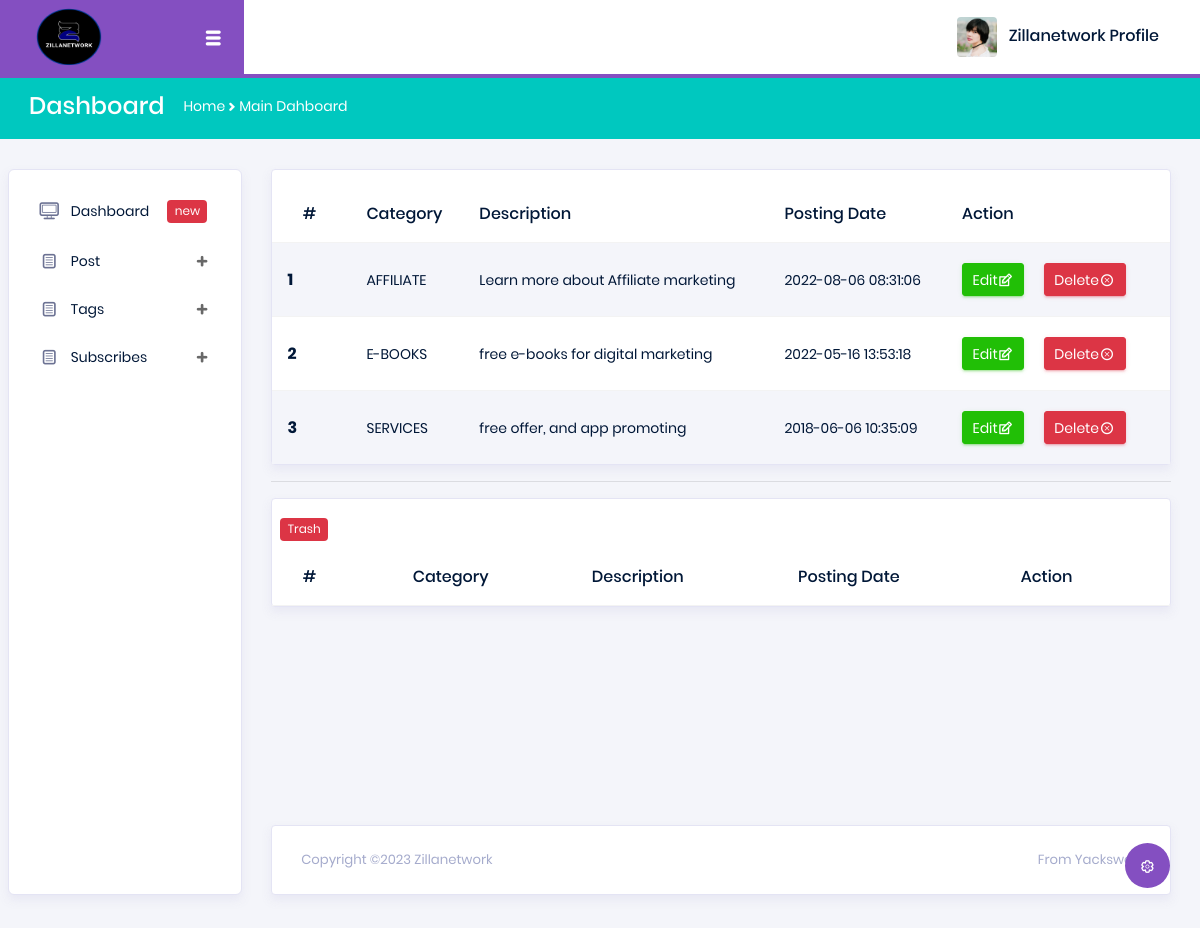
Screenshot of /admin/manage_tag.php (signed in) with the database file from the repository.
### tables this page shows
CREATE TABLE `tblcategory` (
  `id` int(11) NOT NULL,
  `CategoryName` varchar(200) DEFAULT NULL,
  `Description` mediumtext DEFAULT NULL,
  `PostingDate` timestamp NULL DEFAULT current_timestamp(),
  `UpdationDate` timestamp NULL DEFAULT NULL,
  `Is_Active` int(1) DEFAULT NULL
);

### admin/manage_tag.php (the view, shortened to what this page needs)
<?php
include('includes/config.php');
if(strlen($_SESSION['login'])==0)
  {
header('location:index.php');
}
else{
?>
<!DOCTYPE html>
<html lang="en">
<head>
  <link rel="stylesheet" href="vendors/typicons/typicons.css">
  <link rel="stylesheet" href="vendors/css/vendor.bundle.base.css">
  <link rel="stylesheet" href="css/vertical-layout-light/style.css">
</head>
<body>
  <div class="container-scroller">
      <?php include('includes/header.php') ;?>
    <nav class="navbar-breadcrumb col-xl-12 col-12 d-flex flex-row p-0">
      <div class="navbar-menu-wrapper d-flex align-items-center justify-content-end">
        <ul class="navbar-nav mr-lg-2">
          <li class="nav-item ml-0">
            <h4 class="mb-0">Dashboard</h4>
          </li>
          <li class="nav-item">
            <div class="d-flex align-items-baseline">
              <p class="mb-0">Home</p>
              <i class="typcn typcn-chevron-right"></i>
              <p class="mb-0">Main Dahboard</p>
            </div>
          </li>
        </ul>
      </div>
    </nav>
    <div class="container-fluid page-body-wrapper">
      <div class="theme-setting-wrapper">
        <div id="settings-trigger"><i class="typcn typcn-cog-outline"></i></div>
      </div>
      <?php include('includes/sidebar.php'); ?>
      <div class="main-panel">
        <div class="content-wrapper">
          <div class="row">
            <div class="col-md-12">
              <div class="card">
                <div class="table-responsive pt-3">
                  <table class="table table-striped project-orders-table">
                    <thead>
                      <tr>
                            <th>#</th>
                            <th> Category</th>
                            <th>Description</th>
                            <th>Posting Date</th>
                            <th>Action</th>
                      </tr>
                    </thead>
                    <tbody>
                      <?php
                      $query=mysqli_query($con,"Select id, CategoryName, Description, PostingDate, UpdationDate from  tblcategory where Is_Active=1 order by id desc ");
                      $cnt=1;
                      while($row=mysqli_fetch_array($query))
                      {
                      ?>
                   <tr>
                  <th scope="row"><?php echo htmlentities($cnt);?></th>
                  <td><?php echo htmlentities($row['CategoryName']);?></td>
                  <td><?php echo htmlentities($row['Description']);?></td>
                  <td><?php echo htmlentities($row['PostingDate']);?></td>
                  <td>
                    <a href="edit-category.php?cid=<?php echo htmlentities($row['id']);?>"><button type="button" class="btn btn-success btn-sm btn-icon-text mr-3">Edit<i class="typcn typcn-edit btn-icon-append"></i></button></a>
                    <button type="button" id="btn-del" class="btn btn-danger btn-sm btn-cat-trash" data-id="<?php echo htmlentities($row['id']);?>">Delete<i class="typcn typcn-delete-outline btn-icon-append"></i></button>
                </td>
                  </tr>
                  <?php
                  $cnt++;
                   } ?>
                    </tbody>
                  </table>
                </div>
              </div>
            </div>
          </div>
          <hr>
  <div class="row">
            <div class="col-md-12">
              <div class="card">
                <div class="table-responsive pt-3">
                   <h6 class="badge badge-danger text-white ml-2">Trash</h6>
                  <table class="table table-striped project-orders-table">
                    <thead>
                      <tr>
                            <th>#</th>
                            <th> Category</th>
                            <th>Description</th>
                            <th>Posting Date</th>
                            <th>Action</th>
                      </tr>
                    </thead>
                  </table>
                </div>
              </div>
            </div>
          </div>
        </div>
      <?php include('includes/footer.php'); ?>
      </div>
    </div>
  </div>
</body>
</html>
<?php }?>

### rows the page displays
tblcategory: CategoryName "AFFILIATE", Description "Learn more about Affiliate marketing", PostingDate "2022-08-06 08:31:06"
tblcategory: CategoryName "E-BOOKS", Description "free e-books for digital marketing", PostingDate "2022-05-16 13:53:18"
tblcategory: CategoryName "SERVICES", Description "free offer, and app promoting", PostingDate "2018-06-06 10:35:09"
